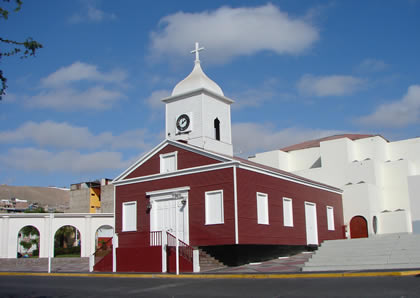
%> input picture Imagenes/iglesia san geronimo.jpg, 420 x 298 px
$ octave EsquinasHarris.m   (GNU Octave 9; MATLAB toolbox functions it lacks are replaced by stand-ins)
%> lines starting %> are read from the running program, lines starting %| are printed output that depends on the picture; in (x1, y1, x2, y2) boxes, pixels count from 0 and x2, y2 are one past the last pixel; in counts of white or black regions, pixels touching at a corner belong together; the program's own positions count from 1
%%%%%%%%%%%%%%%%%%%%%%%%%%%%%%%%%%%%%%%%%%%%%%%
%Implementaci髇 del algoritmo de Harris
%para la detecci髇 de esquinas en una imagen
%%%%%%%%%%%%%%%%%%%%%%%%%%%%%%%%%%%%%%%%%%%%%%%

%I=imread('Imagenes/figuras-planas.jpg');
I=imread('Imagenes/iglesia san geronimo.jpg');
%> I is the input picture: size 298x420x3 uint8; mean R, G, B 116.9, 126, 144.7
%I=imread('Imagenes/Pir醡ide Chichen Itza-Yucat醤.jpg');

Ir=rgb2gray(I);
%Se obiene el tama駉 de la imagen. Ir a la cual se
%le extraer醤 las esquinas (PASO 1).
[m,n]=size(Ir);
%> m = 298; n = 420
%Se inicializan las matrices U y S con ceros
U=zeros(size(Ir));
S=zeros(size(Ir));
%Se crea la matriz de coeficientes del efiltro %suavizador
h=ones(3,3)/9;
%Se cambia el tipo de dato de la imagen original a %double
Id=double(Ir);
%Se filtra la imagen con el filtro h promedidor
If=imfilter(Id,h);
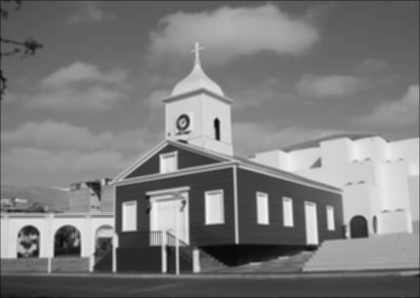
%> If: size 298x420 double; min 9, max 246.1, mean 125.1
%Se generan las matrices de coeficientes para
%calcular el gradiente horizontal Hx y vertical Hy
Hx=[-0.5 0 0.5];
Hy=[-0.5;0;0.5];
%Se calculan los gradientes horizontal y vertical
Ix=imfilter(If,Hx);
Iy=imfilter(If,Hy);
%Se obtienen los coeficientes de la matriz de estructuras
HE11=Ix.*Ix;
HE22=Iy.*Iy;
HE12=Ix.*Iy; %y HE21
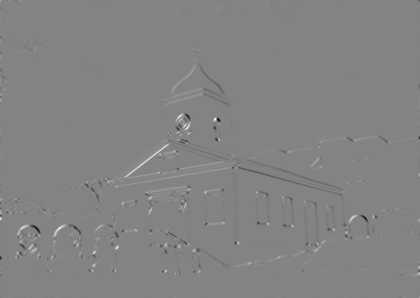
%> HE12: size 298x420 double; min -2570.5, max 2405.8, mean 0.7; drawn with min black and max white
%Se crea la matriz del filtro gaussiano
Hg=[0 1 2 1 0; 1 3 5 3 1; 2 5 9 5 2 ; 1 3 5 3 1; 0 1 2 1 0];
Hg=Hg*(1/57);
%Se filtran los coeficientes de la matriz de estructuras
%con el fltro gaussiano
A=imfilter(HE11,Hg);
B=imfilter(HE22,Hg);
C=imfilter(HE12,Hg);
%Se fija el valor de alfa a 0.1 (SENSIBILIDAD media)

%A menor sensibilidad m醩 esquinas encontradas
alfa=0.08;

%Se obtiene la magnitud del valor de la esquina
Rp=A+B; %Resultado parcial
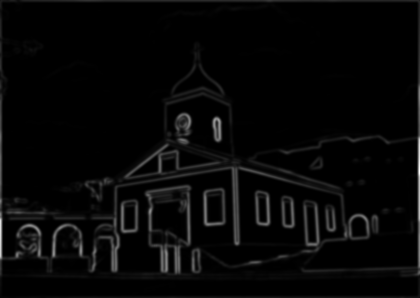
%> Rp: size 298x420 double; min 0, max 5420.9, mean 160.2; drawn with min black and max white
Rp1=Rp.*Rp; %Resultado parcial
%Valor de la esquina (matriz Q)
Q=((A.*B)-(C.*C))-(alfa*Rp1);
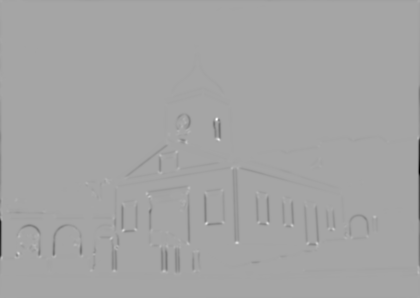
%> Q: size 298x420 double; min -2344805.1, max 1276694.6, mean -10414.4; drawn with min black and max white

%Se fija el valor del umbral
%A menor UMBRAL m醩 esquinas detectadas (1000)
th=1000;

%Se obriene la matriz U (PASO 2).
U=Q>th;
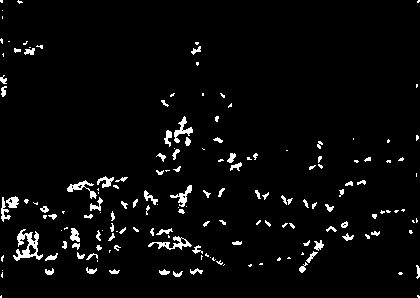
%> U: size 298x420 logical; 3.7% white; 166 white regions (85 under 20 px), largest, box (x1, y1, x2, y2) and area: (13, 229, 43, 261) 390, (148, 236, 192, 250) 204, (174, 116, 193, 143) 175

%Se fija el valor de la vecindad (10)
pixel=5;

%Se obtiene el valor m醩 grande de Q, de una vecindad
%definida por la variable pixel (PASO 3).
for r=1:m
    for c=1:n
        if(U(r,c))
            %Se define el l韒ite izquierdo de la %vecindad
            I1=[r-pixel 1];
            %Se define el l韒ite derecho de la vecindad
            I2=[r+pixel m];
            %Se define el l韒ite superior de la vecindad
            I3=[c-pixel 1];
            %Se define el l韒ite imferior de la vecindad
            I4=[c+pixel n];
            %Se definen posiciones teniendo en cuenta %que su valor es
            %relativo a r y c.
            datxi=max(I1);
            datxs=min(I2);
            datyi=max(I3);
            datys=min(I4);
            %Se extrae el bloque de la matriz Q
            Bloc=Q(datxi:1:datxs,datyi:1:datys);
            %Se obriene el valor m醲imo de la vacindad
            MaxB=max(max(Bloc));
            %Si el valor actual del pixel es el m醲imo
            %Entonces en esa posici髇 se coloca un 1 en la matriz S.
            if(Q(r,c)==MaxB)
                S(r,c)=1;
            end
        end
    end
end
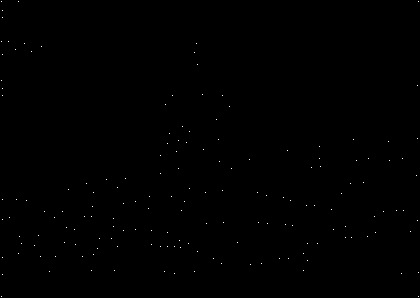
%> S: size 298x420 double; values 0 (black) and 1 (white), 0.13% white in thin lines or dots
%> after the loop, Bloc = [0.0997 0.38 -1.67 -718.7 -5845.5 -14151.6; 0.187 0.337 -3.87 -734.5 -5935 -14370.5; -5.29 -3.63 54.95 -44.98 -4415.3 -13425.6; -762.7 -768.1 -100.7 6332.7 11415.8 884.5; -6156.9 -6220 -4815.2 10888.1 27544.5 19465.8; -15081.3 -15157.7 -14162.8 -190 18679.3 16775.7]; I1 = [293 1]; I2 = [303 298]; I3 = [415 1]; I4 = [425 420]; MaxB = 27544.5; datxi = 293; datxs = 298; datyi = 415; datys = 420
%Se despliega la imagen original
figure
imshow(I);
%Se mantiene el objeto gr醘ico para que lso dem醩
%comandos gr醘icos tengan ejecto sobre la imagen Ir
%desplegada
hold on
%Se grafican sobre la imagen Ir las esquinas calculadas 5or el algoritmo de
%Harris en las posiciones donde %existen unsl en la matriazS
for r=1:m
    for c=1:n
        if(S(r,c))
            %Donde hay un uno se a馻de a la imagen Ir un %sibolo +
            plot(c,r,'*','MarkerSize',9);
        end
    end
end
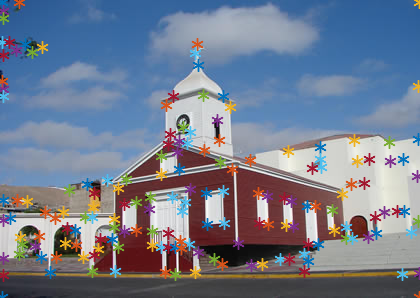
%> figure redrawn from the program's plot data
